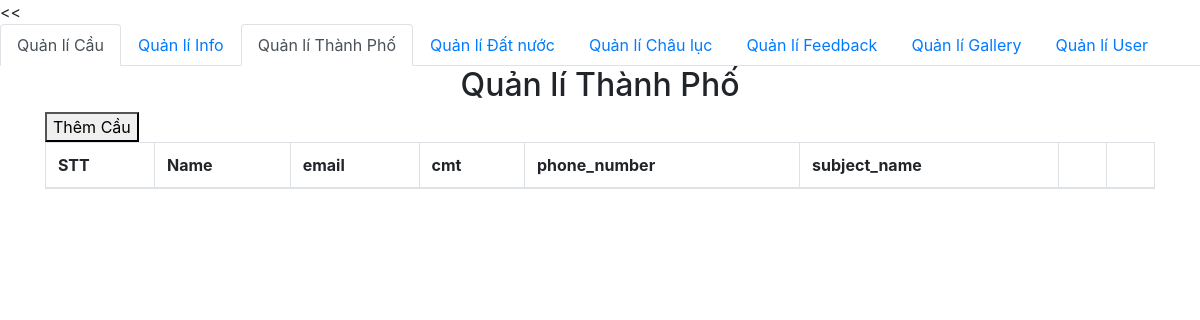
The app's page /admin/category/feedbacklist.php, older data.
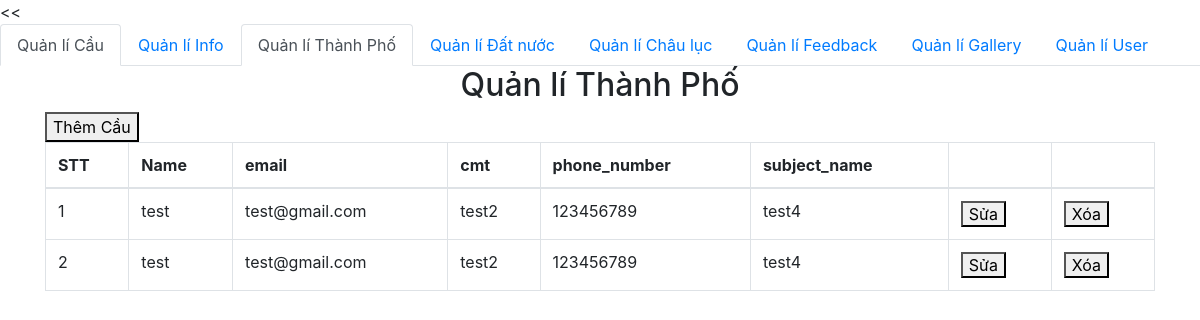
The same page, newer data.
### tables this page shows
CREATE TABLE `feedback` (
  `id` int(11) NOT NULL,
  `name` varchar(50) DEFAULT NULL,
  `email` varchar(50) DEFAULT NULL,
  `cmt` varchar(500) DEFAULT NULL,
  `phone_number` varchar(20) DEFAULT NULL,
  `subject_name` varchar(200) DEFAULT NULL
);

### admin/db/dbhelper.php (called while the page is built, shortened)
<?php
require_once('config.php');
function queryResult($sql, $isSingle = false) {
	$conn = mysqli_connect(HOST, USERNAME, PASSWORD, DATABASE);
	mysqli_set_charset($conn, 'utf8');
	$resultset = mysqli_query($conn, $sql);
	$data = [];
	while(($row = mysqli_fetch_array($resultset, 1)) != null) {
		$data[] = $row;
	}
	return $data;
}

### admin/category/feedbacklist.php (the view, shortened to what this page needs)
<<?php
require_once ('../db/config.php');
require_once ('../db/dbhelper.php');
?>
<!DOCTYPE html>
<html>
<head>
	<link rel="stylesheet" href="https://maxcdn.bootstrapcdn.com/bootstrap/4.4.1/css/bootstrap.min.css">
</head>
<body>
		<ul class="nav nav-tabs">
	  <li class="nav-item">
	    <a class="nav-link active" href="index.php">Quản lí Cầu</a>
	  </li>
	  <li class="nav-item">
	    <a class="nav-link" href="information.php">Quản lí Info</a>
	  </li>
	  <li class="nav-item">
	    <a class="nav-link active" href="#">Quản lí Thành Phố</a>
	  </li>
	  <li class="nav-item">
	    <a class="nav-link" href="quanlidatnuoc.php">Quản lí Đất nước</a>
	  </li>
	  <li class="nav-item">
	    <a class="nav-link" href="quanlichauluc.php">Quản lí Châu lục</a>
	  </li>
	  <li class="nav-item">
	    <a class="nav-link" href="#">Quản lí Feedback</a>
	  </li>
	  <li class="nav-item">
	    <a class="nav-link" href="#">Quản lí Gallery</a>
	  </li>
	  <li class="nav-item">
	    <a class="nav-link" href="user.php">Quản lí User</a>
	  </li>
	 	</ul>
	<div class="container">
		<div class="panel panel-primary">
			<div class="panel-heading">
				<h2 class="text-center">Quản lí Thành Phố</h2>
			</div>
			<div class="panel-body">
				<a href="add.php">
					<button class="bth bth-success">Thêm Cầu</button>
				</a>
				<table class="table table-bordered table-hover">
					<thead>
						<tr>
							<th>STT</th>
							<th>Name</th>
							<th>email</th>
							<th>cmt</th>
							<th>phone_number</th>
							<th>subject_name</th>
							<th></th>
							<th></th>
						</tr>
					</thead>
					<tbody>
<?php
$sql = 'select * from feedback';
$feedbackList = queryResult($sql);
$index = 1;
foreach ($feedbackList as $item){
	echo '<tr>
			<td>'.($index++).'</td>
			<td>'.$item['name'].'</td>
			<td>'.$item['email'].'</td>
			<td>'.$item['cmt'].'</td>
			<td>'.$item['phone_number'].'</td>
			<td>'.$item['subject_name'].'</td>
			<td>
			<a href="add.php?id='.$item['id'].'"><button class="bth bth-warning">Sửa</button></a>
			</td>
			<td>
			<button class="bth bth-danger" onclick=deleteCategory('.$item['id'].') >Xóa</button>
			</td>
		</tr>';
}
?>
					</tbody>
				</table>
			</div>
		</div>
	</div>
</body>
</html>

Row changes from the older to the newer data that the page shows:
added feedback: name "test", email "test@gmail.com", cmt "test2", phone_number "123456789", subject_name "test4"
added feedback: name "test", email "test@gmail.com", cmt "test2", phone_number "123456789", subject_name "test4"
